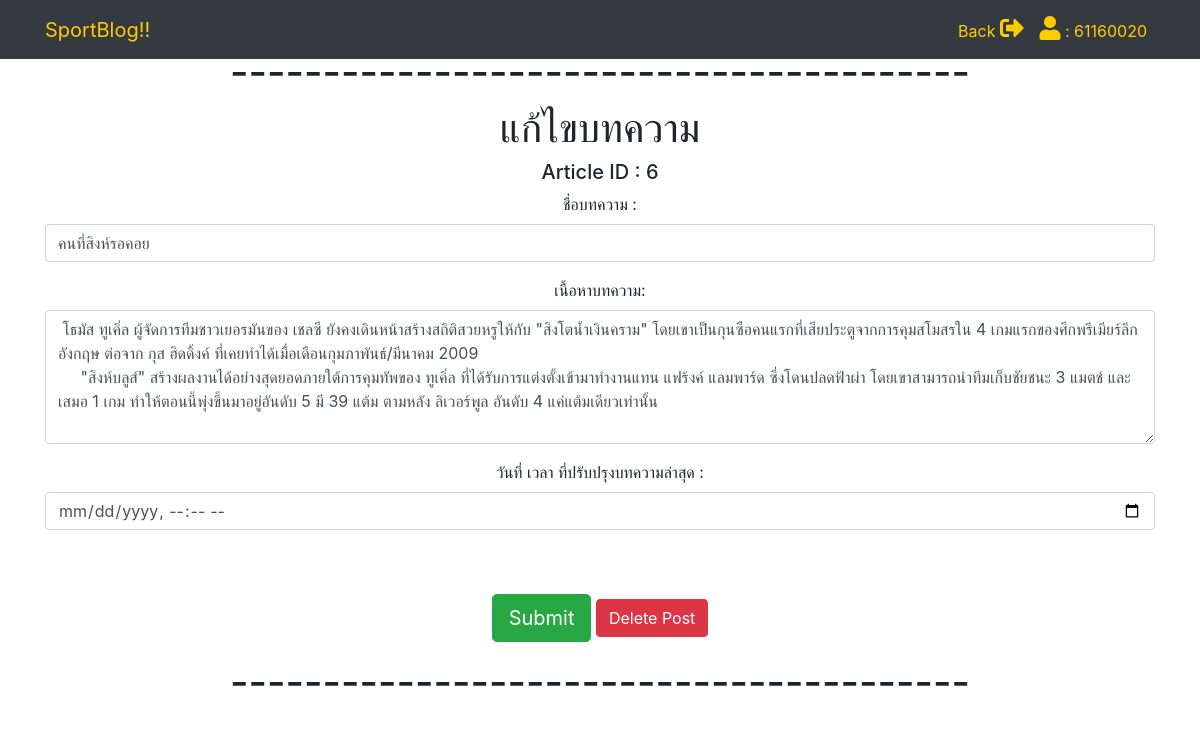
/sportblog/editarticle.php?id=6 (signed in), run on the app's committed database.
### tables this page shows
CREATE TABLE `articles` (
  `id` int(11) NOT NULL COMMENT 'id บทความ',
  `title` varchar(255) NOT NULL COMMENT 'ชื่อบทความ',
  `body` text DEFAULT NULL COMMENT 'เนื้อหาบทความ',
  `create_ts` timestamp NOT NULL DEFAULT current_timestamp() COMMENT 'วันที่เวลาที่สร้างบทความ (auto เมื่อ insert บทความใหม่)',
  `authors_id` int(11) NOT NULL COMMENT 'รหัสผู้แต่ง',
  `updatetime` datetime DEFAULT NULL COMMENT 'วันที่ เวลา ที่ปรับปรุงบทความล่าสุด\nphp function -- date(''YYYY-mm-dd H:i:s'')',
  `publish_sts` char(1) NOT NULL DEFAULT 'N' COMMENT 'N = draft\nY = publish'
);

### sportblog/editarticle.php (the view, shortened to what this page needs)
<!DOCTYPE html>
<html>
<head>
    <link rel="stylesheet" href="https://maxcdn.bootstrapcdn.com/bootstrap/4.4.1/css/bootstrap.min.css">
    <link rel="stylesheet" href="https://use.fontawesome.com/releases/v5.7.0/css/all.css">
    <link rel="stylesheet" href="https://cdnjs.cloudflare.com/ajax/libs/font-awesome/4.7.0/css/font-awesome.min.css">
</head>
<body>
<nav class="navbar navbar-expand-lg navbar-dark bg-dark fixed-top">
  <div class="container">
    <a class="navbar-brand"><font color="#FFCC00">SportBlog!! </font></a>
    <div class="collapse navbar-collapse" id="navbarResponsive">
      <ul class="navbar-nav ml-auto">
        <li class="nav-item">
          <a class="nav-link" href="index2.php"><font color="#FFCC00">Back <i class='fas fa-sign-out-alt' style='font-size:24px'></font></i></a>
        </li>
        <li class="nav-item">
          <a class="nav-link" href="#"><font color="#FFCC00"><i class='fas fa-user' style='font-size:24px'></i> : <?php echo $_SESSION["username"]; ?></font></i></a>
        </li>
      </ul>
    </div>
  </div>
</nav>
<div class="container">
    <br><br>
    <center><h1>----------------------------------------</h1></center>
    <center><h1>แก้ไขบทความ</h1></center>
    <?php
    require_once('connection.php');
    $mysqli = new mysqli($db_host, $db_user, $db_password, $db_name);
    $mysqli->set_charset("utf8");
if(isset($_REQUEST['id'])){
      $arid = trim($_REQUEST['id']);
      $arid = htmlentities($arid);
      $sql = "SELECT *
      FROM articles
      WHERE articles.id = ? ";
      $stmt = $mysqli->prepare($sql);
      $stmt->bind_param("s",$arid);
      $stmt->execute();
      $result = $stmt->get_result();
      $row = $result->fetch_object();
?>
    <center>
    <form action="save2_edit.php" method="post">
                  <h5 name="atriclesID">Article ID : <?php echo $arid ?></h5>
                  <div class="form-group">
                    <label for="title">ชื่อบทความ :</label>
                    <input type="text" class="form-control" value= "<?php echo $row->title ?>" name="title">
                  </div>
                  <div class="form-group">
                  <label for="body">เนื้อหาบทความ:</label>
                  <textarea class="form-control" rows="5" name="body"> <?php echo $row->body ?> </textarea>
                  </div>
                  <div class="form-group">
                  <label for="updatetime">วันที่ เวลา ที่ปรับปรุงบทความล่าสุด :</label>
                  <input type="datetime-local" class="form-control"  name="updatetime" required>
                  </div>
                  <br> </br>
                  <div class="form-group">
                  <button type="submit" class="btn btn-success btn-lg" name="editsubmit">Submit</button>
                  <a href="deletearticle.php?id=<?php echo $row->id?>" class="btn btn-danger" onClick="return confirm('คุณต้องการที่จะลบบทความนี้หรือไม่ ?');" >Delete Post</a>
                  </div>
    </form>
    <h1>----------------------------------------</h1>
    </center>
<?php
 }else {
  header("location: index2.php");
}
?>
</div>
</body>
</html>

### data on the page
articles: title "คนที่สิงห์รอคอย", body "โธมัส ทูเคิ่ล ผู้จัดการทีมชาวเยอรมันของ เชลซี ยังคงเดินหน้าสร้างสถิติสวยหรูให้กับ \"สิงโตน้ำเงินคราม\" โดยเขาเป็นกุนซือคนแรกที่เสียประตูจากการคุมสโมสรใน 4 เกมแรกของศึกพรีเมียร์ลีก อังกฤษ ต่อจาก กุส ฮิดดิ้งค์ ที่เคยทำได้เมื่อเดือนกุมภาพันธ์/มีนาคม 2009 \"สิงห์บลูส์\" สร้างผลงานได้อย่างสุดยอดภายใต้การคุมทัพของ ทูเคิ่ล ที่ได้รับการแต่งตั้งเข้ามาทำงานแทน แฟร้งค์ แลมพาร์ด ซึ่งโดนปลดฟ้าผ่า โดยเขาสามารถนำทีมเก็บชัยชนะ 3 แมตช์ และเสมอ 1 เกม ทำให้ตอนนี้พุ่งขึ้นมาอยู่อันดับ 5 มี 39 แต้ม ตามหลัง ลิเวอร์พูล อันดับ 4 แค่แต้มเดียวเท่านั้น"

### other printed values
$_SESSION["username"] "61160020"
$arid "6"
